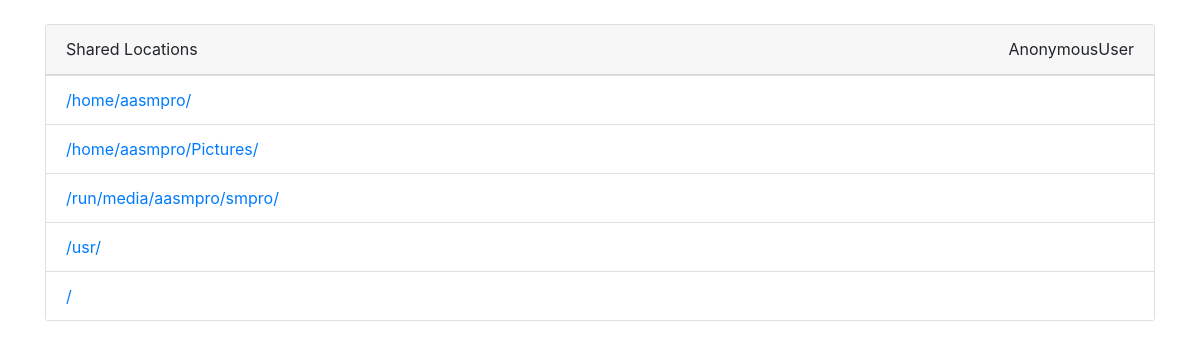
Before: / with the older database file.
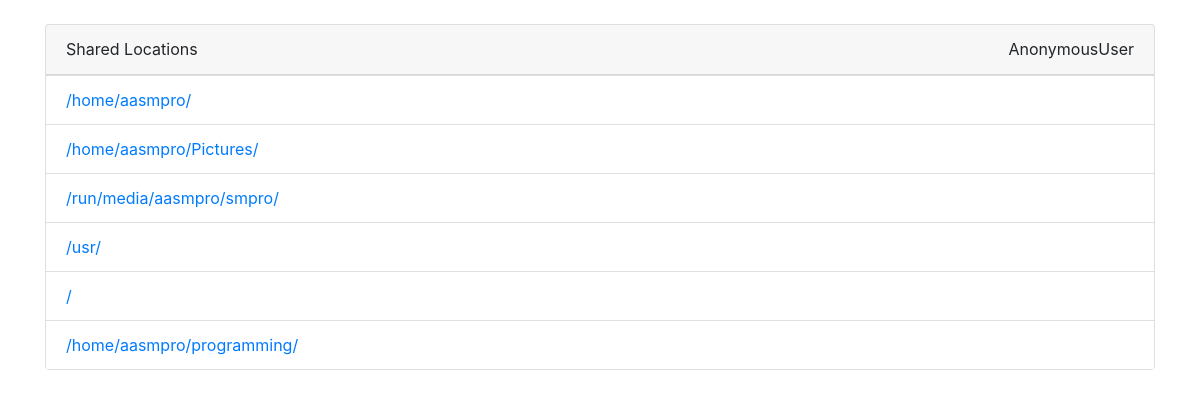
After: the same page with the newer database file.
### share/models.py (models this page shows, shortened)
class Location(models.Model):
    path = models.CharField(max_length=300)
    active_p = models.BooleanField(default=True, verbose_name="Active")
    show_f_p = models.BooleanField(default=True, verbose_name="Show Files")
    show_d_p = models.BooleanField(default=True, verbose_name="Show Directories")
    show_h_f_p = models.BooleanField(default=False, verbose_name="Show Hidden Files")
    show_h_d_p = models.BooleanField(default=False, verbose_name="Show Hidden Directories")
    can_down_p = models.BooleanField(default=False, verbose_name="Can Download")
    can_up_p = models.BooleanField(default=False, verbose_name="Can Upload")
    can_del_p = models.BooleanField(default=False, verbose_name="Can Delete")
    can_crt_p = models.BooleanField(default=False, verbose_name="Can Create")
    can_run_p = models.BooleanField(default=False, verbose_name="Can Run Command")
    active_u = models.BooleanField(default=True, verbose_name="Active")
    show_f_u = models.BooleanField(default=True, verbose_name="Show Files")
    show_d_u = models.BooleanField(default=True, verbose_name="Show Directories")
    show_h_f_u = models.BooleanField(default=False, verbose_name="Show Hidden Files")
    show_h_d_u = models.BooleanField(default=False, verbose_name="Show Hidden Directories")
    can_down_u = models.BooleanField(default=True, verbose_name="Can Download")
    can_up_u = models.BooleanField(default=True, verbose_name="Can Upload")
    can_del_u = models.BooleanField(default=False, verbose_name="Can Delete")
    can_crt_u = models.BooleanField(default=True, verbose_name="Can Create")
    can_run_u = models.BooleanField(default=False, verbose_name="Can Run Command")
    active_a = models.BooleanField(default=True, verbose_name="Active")
    show_f_a = models.BooleanField(default=True, verbose_name="Show Files")
    show_d_a = models.BooleanField(default=True, verbose_name="Show Directories")
    show_h_f_a = models.BooleanField(default=True, verbose_name="Show Hidden Files")
    show_h_d_a = models.BooleanField(default=True, verbose_name="Show Hidden Directories")
    can_down_a = models.BooleanField(default=True, verbose_name="Can Download")
    can_up_a = models.BooleanField(default=True, verbose_name="Can Upload")
    can_del_a = models.BooleanField(default=True, verbose_name="Can Delete")
    can_crt_a = models.BooleanField(default=True, verbose_name="Can Create")
    can_run_a = models.BooleanField(default=True, verbose_name="Can Run Command")

### share/views.py (the view)
# urls.py: path('', share),
def share(request):
    locations = Location.objects.all()
    if request.user.is_authenticated:
        if request.user.is_superuser:
            locations = locations.filter(active_a=True)
        else:
            locations = locations.filter(active_u=True)
    else:
        locations = locations.filter(active_p=True)
    return render(request, template_name='share.html', context={'locations': locations})

### share/templates/share.html (shortened to what this page needs)
{% extends 'base.html' %}
{% block body %}
    <div class="container">
    <br>
        <div class="card">
        <div class="card-header d-flex justify-content-between">
            <span>Shared Locations</span>
            <span style="height: 25px">{{ user }}</span>
        </div>
        <div class="list-group-flush">
            {% for location in locations %}
                <a class="list-group-item" href="/share{{ location.path }}">{{ location.path }}</a>
            {% endfor %}
        </div>
        </div>
    </div>
{% endblock %}

### share/templates/base.html (shortened to what this page needs)
{% load static %}
<!DOCTYPE html>
<html lang="en">
<head>
    <link rel="stylesheet" href="{% static "/css/bootstrap.min.css" %}">
    <link rel="stylesheet" href="{% static "/css/base.css" %}">
</head>
<body {% block body_tag %}{% endblock %} >
    {% block body %}{% endblock %}
</body>
</html>

### static/css/base.css (style rules this page uses)
html, body { height: 100%; }

Changed rows visible on the page:
added Location: path "/home/aasmpro/programming/"
